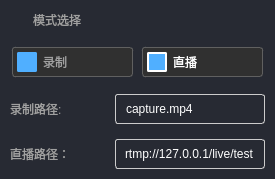
       <widget class="QWidget" name="widget" native="true">
        <property name="mouseTracking">
         <bool>true</bool>
        </property>
        <property name="styleSheet">
         <string notr="true">QWidget{
	background-color:#272A33;
	border:0px;
	border-radius:5px;
	
}</string>
        </property>
        <layout class="QVBoxLayout" name="verticalLayout_2" stretch="1,2,2,2">
         <property name="spacing">
          <number>5</number>
         </property>
         <property name="leftMargin">
          <number>5</number>
         </property>
         <property name="topMargin">
          <number>5</number>
         </property>
         <property name="rightMargin">
          <number>5</number>
         </property>
         <property name="bottomMargin">
          <number>5</number>
         </property>
         <item>
          <layout class="QHBoxLayout" name="horizontalLayout_7" stretch="0,0">
           <property name="spacing">
            <number>5</number>
           </property>
           <property name="leftMargin">
            <number>5</number>
           </property>
           <property name="topMargin">
            <number>5</number>
           </property>
           <property name="rightMargin">
            <number>5</number>
           </property>
           <property name="bottomMargin">
            <number>5</number>
           </property>
           <item>
            <widget class="QLabel" name="modeLogoLabel">
             <property name="sizePolicy">
              <sizepolicy hsizetype="Fixed" vsizetype="Fixed">
               <horstretch>0</horstretch>
               <verstretch>0</verstretch>
              </sizepolicy>
             </property>
             <property name="minimumSize">
              <size>
               <width>18</width>
               <height>18</height>
              </size>
             </property>
             <property name="maximumSize">
              <size>
               <width>18</width>
               <height>18</height>
              </size>
             </property>
             <property name="styleSheet">
              <string notr="true">QLabel{
	background-image:url(:/image/mode.svg);
	background-repeat:no-repeat;
	background-position:center;
	background-color:transparent;
	border:none;
}</string>
             </property>
             <property name="text">
              <string/>
             </property>
            </widget>
           </item>
           <item>
            <widget class="QLabel" name="modeLabel">
             <property name="sizePolicy">
              <sizepolicy hsizetype="Preferred" vsizetype="Fixed">
               <horstretch>0</horstretch>
               <verstretch>0</verstretch>
              </sizepolicy>
             </property>
             <property name="minimumSize">
              <size>
               <width>0</width>
               <height>20</height>
              </size>
             </property>
             <property name="maximumSize">
              <size>
               <width>16777215</width>
               <height>20</height>
              </size>
             </property>
             <property name="styleSheet">
              <string notr="true">QLabel {
    border: none;
    font: bold 18px &quot;Microsoft YaHei UI&quot;;
	color:#A0A0A0;
    background-color: transparent;
}    </string>
             </property>
             <property name="text">
              <string>模式选择</string>
             </property>
            </widget>
           </item>
          </layout>
         </item>
         <item>
          <layout class="QHBoxLayout" name="horizontalLayout_4">
           <property name="spacing">
            <number>5</number>
           </property>
           <property name="leftMargin">
            <number>5</number>
           </property>
           <property name="topMargin">
            <number>5</number>
           </property>
           <property name="rightMargin">
            <number>5</number>
           </property>
           <property name="bottomMargin">
            <number>5</number>
           </property>
           <item>
            <widget class="QRadioButton" name="captureRadioButton">
             <property name="styleSheet">
              <string notr="true">/* QCheckBox 基础样式 */
QRadioButton {
    border: 1px solid;
    font: bold 15px &quot;Microsoft YaHei UI&quot;;
	border-radius:3px;
    color: #A0A0A0;
    background-color: transparent;
    padding: 4px;
    margin: 2px;
}

/* 复选框指示器（未选中状态） */
QRadioButton::indicator {
    width: 16px;
    height: 16px;
    border: 2px solid #50AFFF;       /* 未选中时边框为蓝色 */
    background-color: #50AFFF;       /* 未选中时背景为蓝色 */
    border-radius: 2px;              /* 轻微圆角 */
}

/* 选中状态 */
QRadioButton::indicator:checked {
    border: 2px solid #FFFFFF;       /* 选中时边框为白色 */
    background-color: #50AFFF;       /* 选中时背景为蓝色 */
}

/* 悬停状态（未选中时） */
QRadioButton::indicator:hover {
    border: 2px solid #FFFFFF;       /* 选中时边框为白色 */
    background-color: #50AFFF;       /* 选中时背景为蓝色 */
}



/* 禁用状态 */
QRadioButton:disabled {
    color: #606060;
}

QRadioButton:disabled::indicator {
    border-color: #444;              /* 禁用时边框为深灰 */
    background-color: #202020;       /* 禁用时背景为深灰 */
}

QRadioButton:disabled::indicator:checked {
    border-color: #606060;           /* 禁用选中时边框为中灰 */
    background-color: #303030;
}

/* 文字悬停状态 */
QRadioButton:hover {
    color: #B0B0B0;
}

QRadioButton:checked {
    color: #FFFFFF;                  /* 选中时文字为白色 */
}</string>
             </property>
             <property name="text">
              <string>录制</string>
             </property>
             <property name="checked">
              <bool>false</bool>
             </property>
            </widget>
           </item>
           <item>
            <widget class="QRadioButton" name="liveRadioButton">
             <property name="styleSheet">
              <string notr="true">/* QCheckBox 基础样式 */
QRadioButton {
    border: 1px solid;
    font: bold 15px &quot;Microsoft YaHei UI&quot;;
	border-radius:3px;
    color: #A0A0A0;
    background-color: transparent;
    padding: 4px;
    margin: 2px;
}

/* 复选框指示器（未选中状态） */
QRadioButton::indicator {
    width: 16px;
    height: 16px;
    border: 2px solid #50AFFF;       /* 未选中时边框为蓝色 */
    background-color: #50AFFF;       /* 未选中时背景为蓝色 */
    border-radius: 2px;              /* 轻微圆角 */
}

/* 选中状态 */
QRadioButton::indicator:checked {
    border: 2px solid #FFFFFF;       /* 选中时边框为白色 */
    background-color: #50AFFF;       /* 选中时背景为蓝色 */
}

/* 悬停状态（未选中时） */
QRadioButton::indicator:hover {
    border: 2px solid #FFFFFF;       /* 选中时边框为白色 */
    background-color: #50AFFF;       /* 选中时背景为蓝色 */
}



/* 禁用状态 */
QRadioButton:disabled {
    color: #606060;
}

QRadioButton:disabled::indicator {
    border-color: #444;              /* 禁用时边框为深灰 */
    background-color: #202020;       /* 禁用时背景为深灰 */
}

QRadioButton:disabled::indicator:checked {
    border-color: #606060;           /* 禁用选中时边框为中灰 */
    background-color: #303030;
}

/* 文字悬停状态 */
QRadioButton:hover {
    color: #B0B0B0;
}

QRadioButton:checked {
    color: #FFFFFF;                  /* 选中时文字为白色 */
}</string>
             </property>
             <property name="text">
              <string>直播</string>
             </property>
             <property name="checked">
              <bool>true</bool>
             </property>
            </widget>
           </item>
          </layout>
         </item>
         <item>
          <layout class="QHBoxLayout" name="horizontalLayout_5">
           <property name="spacing">
            <number>5</number>
           </property>
           <property name="leftMargin">
            <number>5</number>
           </property>
           <property name="topMargin">
            <number>5</number>
           </property>
           <property name="rightMargin">
            <number>5</number>
           </property>
           <property name="bottomMargin">
            <number>5</number>
           </property>
           <item>
            <widget class="QLabel" name="captureLabel">
             <property name="sizePolicy">
              <sizepolicy hsizetype="Maximum" vsizetype="Preferred">
               <horstretch>0</horstretch>
               <verstretch>0</verstretch>
              </sizepolicy>
             </property>
             <property name="minimumSize">
              <size>
               <width>100</width>
               <height>0</height>
              </size>
             </property>
             <property name="maximumSize">
              <size>
               <width>100</width>
               <height>16777215</height>
              </size>
             </property>
             <property name="styleSheet">
              <string notr="true">QLabel {
    border: none;
    font: bold 15px &quot;Microsoft YaHei UI&quot;;
	color:#A0A0A0;
    background-color: transparent;
}    </string>
             </property>
             <property name="text">
              <string>录制路径:</string>
             </property>
            </widget>
           </item>
           <item>
            <widget class="QLineEdit" name="captureLineEdit">
             <property name="sizePolicy">
              <sizepolicy hsizetype="Minimum" vsizetype="Fixed">
               <horstretch>0</horstretch>
               <verstretch>0</verstretch>
              </sizepolicy>
             </property>
             <property name="minimumSize">
              <size>
               <width>150</width>
               <height>30</height>
              </size>
             </property>
             <property name="maximumSize">
              <size>
               <width>500</width>
               <height>16777215</height>
              </size>
             </property>
             <property name="styleSheet">
              <string notr="true">/* 基础样式 */
QLineEdit {
    border: 1px solid #ccc;
    border-radius: 3px;
    padding: 5px 8px;
    font: bold 15px &quot;Microsoft YaHei&quot;; /* 加粗字体 */
    color: white;
}

/* 获得焦点时的样式 */
QLineEdit:focus {
    border-color: #4a86e8;
}

/* 禁用状态 */
QLineEdit:disabled {
    background: #f5f5f5;
    color: #888;
}</string>
             </property>
             <property name="text">
              <string>capture.mp4</string>
             </property>
            </widget>
           </item>
          </layout>
         </item>
         <item>
          <layout class="QHBoxLayout" name="horizontalLayout_6" stretch="0,0">
           <property name="leftMargin">
            <number>5</number>
           </property>
           <property name="topMargin">
            <number>5</number>
           </property>
           <property name="rightMargin">
            <number>5</number>
           </property>
           <property name="bottomMargin">
            <number>5</number>
           </property>
           <item>
            <widget class="QLabel" name="liveLabel">
             <property name="sizePolicy">
              <sizepolicy hsizetype="Maximum" vsizetype="Preferred">
               <horstretch>0</horstretch>
               <verstretch>0</verstretch>
              </sizepolicy>
             </property>
             <property name="minimumSize">
              <size>
               <width>100</width>
               <height>0</height>
              </size>
             </property>
             <property name="maximumSize">
              <size>
               <width>100</width>
               <height>16777215</height>
              </size>
             </property>
             <property name="styleSheet">
              <string notr="true">QLabel {
    border: none;
    font: bold 15px &quot;Microsoft YaHei UI&quot;;
	color:#A0A0A0;
    background-color: transparent;
}    </string>
             </property>
             <property name="text">
              <string>直播路径：</string>
             </property>
            </widget>
           </item>
           <item>
            <widget class="QLineEdit" name="liveLineEdit">
             <property name="sizePolicy">
              <sizepolicy hsizetype="Minimum" vsizetype="Fixed">
               <horstretch>0</horstretch>
               <verstretch>0</verstretch>
              </sizepolicy>
             </property>
             <property name="minimumSize">
              <size>
               <width>150</width>
               <height>30</height>
              </size>
             </property>
             <property name="maximumSize">
              <size>
               <width>500</width>
               <height>16777215</height>
              </size>
             </property>
             <property name="styleSheet">
              <string notr="true">/* 基础样式 */
QLineEdit {
    border: 1px solid #ccc;
    border-radius: 3px;
    padding: 5px 8px;
    font: bold 15px &quot;Microsoft YaHei&quot;; /* 加粗字体 */
    color: white;
}

/* 获得焦点时的样式 */
QLineEdit:focus {
    border-color: #4a86e8;
}

/* 禁用状态 */
QLineEdit:disabled {
    background: #f5f5f5;
    color: #888;
}</string>
             </property>
             <property name="text">
              <string>rtmp://127.0.0.1/live/test</string>
             </property>
            </widget>
           </item>
          </layout>
         </item>
        </layout>
       </widget>
